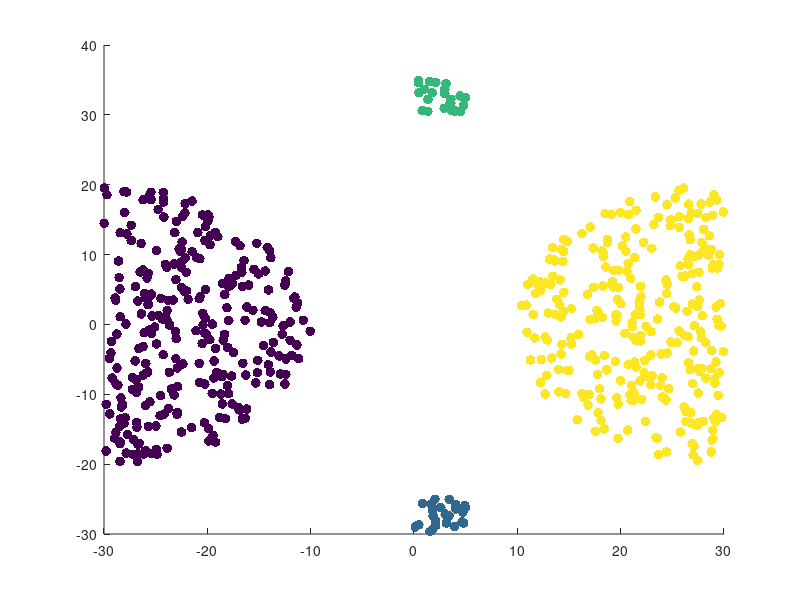

Source code (MATLAB):
function data = outlier(N, r, dist, outliers, noise)

    if nargin < 1
        N = 600;
    end
    if nargin < 2
        r = 20;
    end
    if nargin < 3
        dist = 30;
    end
    if nargin < 4
        outliers = 0.04;
    end
    if nargin < 5
        noise = 5;
    end

    N1 = round(N * (.5-outliers));
    N2 = N1;
    N3 = round(N * outliers);
    N4 = N-N1-N2-N3;

    phi1 = rand(N1,1) * pi;
    r1 = sqrt(rand(N1,1))*r;
    P1 = [-dist + r1.*sin(phi1) r1.*cos(phi1) zeros(N1,1)];

    phi2 = rand(N2,1) * pi;
    r2 = sqrt(rand(N2,1))*r;
    P2 = [dist - r2.*sin(phi2) r2.*cos(phi2) 3*ones(N2,1)];    
    
    P3 = [rand(N3,1)*noise dist+rand(N3,1)*noise 2*ones(N3,1)];    
    
    P4 = [rand(N4,1)*noise -dist+rand(N4,1)*noise ones(N4,1)];
    
    data = [P1; P2; P3; P4];
   scatter(data(:,1), data(:,2), 50, data(:,3),'filled'); 

end